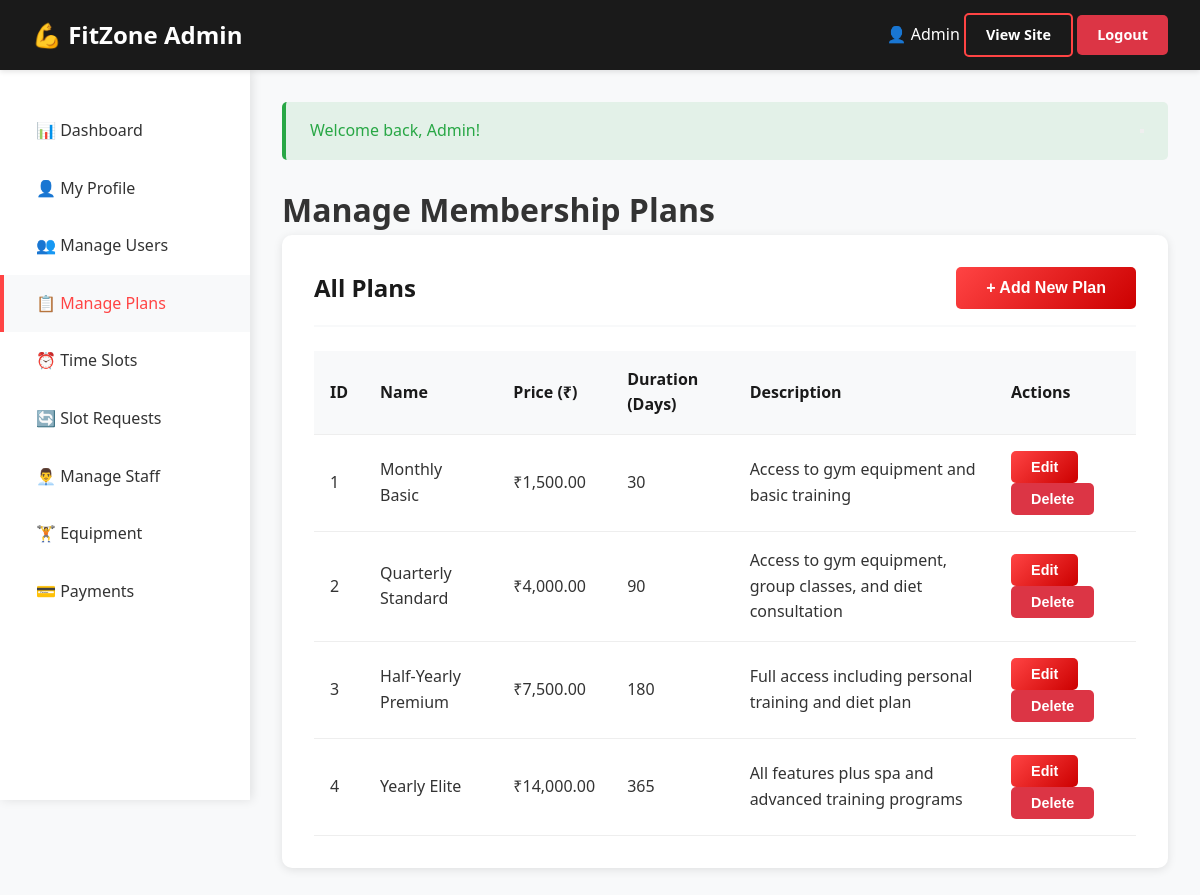
The page /admin/manage_plans.php (signed in) on the database its author committed.
### tables this page shows
CREATE TABLE `plans` (
  `id` int(11) NOT NULL,
  `name` varchar(100) NOT NULL,
  `price` decimal(10,2) NOT NULL,
  `duration_days` int(11) NOT NULL,
  `description` text DEFAULT NULL,
  `created_at` timestamp NOT NULL DEFAULT current_timestamp(),
  `updated_at` timestamp NOT NULL DEFAULT current_timestamp() ON UPDATE current_timestamp()
);

### admin/manage_plans.php (the view, shortened to what this page needs)
<?php
require_once '../includes/functions.php';
$db = getDB();
$plans = $db->query("SELECT * FROM plans ORDER BY price ASC")->fetch_all(MYSQLI_ASSOC);
?>
<!DOCTYPE html>
<html lang="en">
<head>
    <link rel="stylesheet" href="../assets/css/style.css">
</head>
<body class="dashboard">
    <?php include 'includes/header.php'; ?>
    <?php include 'includes/sidebar.php'; ?>
    <main class="dashboard-content">
        <h1>Manage Membership Plans</h1>
        <div class="card">
            <div class="card-header">
                <h3>All Plans</h3>
                <button onclick="openModal('addPlanModal')" class="btn btn-primary">+ Add New Plan</button>
            </div>
            <div class="table-responsive">
                <table>
                    <thead>
                        <tr>
                            <th>ID</th>
                            <th>Name</th>
                            <th>Price (₹)</th>
                            <th>Duration (Days)</th>
                            <th>Description</th>
                            <th>Actions</th>
                        </tr>
                    </thead>
                    <tbody>
                        <?php foreach ($plans as $plan): ?>
                            <tr>
                                <td><?php echo $plan['id']; ?></td>
                                <td><?php echo htmlspecialchars($plan['name']); ?></td>
                                <td>₹<?php echo number_format($plan['price'], 2); ?></td>
                                <td><?php echo $plan['duration_days']; ?></td>
                                <td><?php echo htmlspecialchars($plan['description']); ?></td>
                                <td>
                                    <button onclick="editPlan(<?php echo htmlspecialchars(json_encode($plan)); ?>)"
                                        class="btn btn-sm btn-primary">Edit</button>
                                    <form method="POST" style="display: inline;" onsubmit="return confirm('Delete this plan?')">
                                        <button type="submit" class="btn btn-sm btn-danger">Delete</button>
                                    </form>
                                </td>
                            </tr>
                        <?php endforeach; ?>
                    </tbody>
                </table>
            </div>
        </div>
    </main>
</body>
</html>

### assets/css/style.css (style rules this page uses)
:root { --primary-color: #ff4444; --secondary-color: #1a1a1a; --text-light: #ffffff; --text-dark: #333333; --bg-light: #f8f9fa; --bg-dark: #222222; --accent-color: #ffd700; --success-color: #28a745; --danger-color: #dc3545; --warning-color: #ffc107; }
* { margin: 0; padding: 0; box-sizing: border-box; scroll-behavior: smooth; }
body { font-family: 'Segoe UI', Tahoma, Geneva, Verdana, sans-serif; line-height: 1.6; color: var(--text-dark); overflow-x: hidden; }
.btn { display: inline-block; padding: 12px 30px; text-decoration: none; border-radius: 5px; font-weight: 600; transition: all 0.3s ease; cursor: pointer; border: none; font-size: 1rem; }
.btn-primary { background: linear-gradient(135deg, var(--primary-color), #cc0000); color: var(--text-light); }
.btn-danger { background: var(--danger-color); color: var(--text-light); }
.btn-sm { padding: 8px 20px; font-size: 0.9rem; }
.dashboard { min-height: 100vh; background: var(--bg-light); }
.dashboard-content { margin-left: 250px; padding: 2rem; min-height: calc(100vh - 70px); }
.card { background: white; border-radius: 10px; box-shadow: 0 2px 10px rgba(0,0,0,0.1); padding: 2rem; margin-bottom: 2rem; }
.card-header { margin-bottom: 1.5rem; padding-bottom: 1rem; border-bottom: 2px solid var(--bg-light); display: flex; justify-content: space-between; align-items: center; }
.card-header h3 { font-size: 1.5rem; color: var(--secondary-color); }
.table-responsive { overflow-x: auto; }
table { width: 100%; border-collapse: collapse; }
table th, table td { padding: 1rem; text-align: left; border-bottom: 1px solid #eee; }
table th { background: var(--bg-light); font-weight: 600; color: var(--secondary-color); }

### rows shown on the page
plans: id "1", name "Monthly Basic", price "1,500.00", duration_days "30", description "Access to gym equipment and basic training"
plans: id "2", name "Quarterly Standard", price "4,000.00", duration_days "90", description "Access to gym equipment, group classes, and diet consultation"
plans: id "3", name "Half-Yearly Premium", price "7,500.00", duration_days "180", description "Full access including personal training and diet plan"
plans: id "4", name "Yearly Elite", price "14,000.00", duration_days "365", description "All features plus spa and advanced training programs"

### other values the page prints
$_SESSION['user_name'] "Admin"
$flash['message'] "Welcome back, Admin!"
